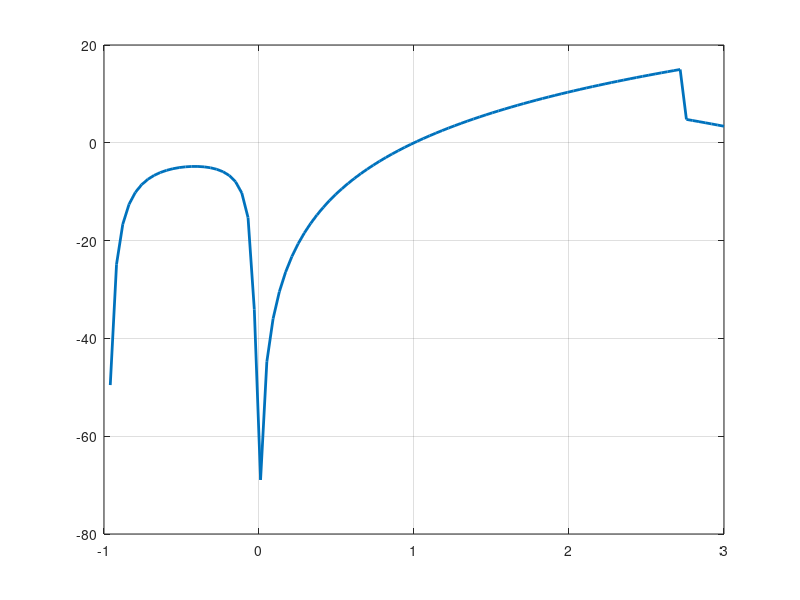

MATLAB code to generate this figure:
close all;clear;clc; %Housekeeping

x = linspace(-1,3,100); %linspace makes x vector
y = zeros(1,length(x)); %initialize y vector to length of x

%For loop checks for value of x(i) and applies appropriate equation based
%on its bounds and the bounds dictated in the paper
for i=1:length(x) 
if x(i) >= -1 && x(i) < 0 
    y(i) = (x(i)^2 + 1) / (x(i)^2 + x(i));
elseif x(i) >= 0 && x(i) < 2.718
y(i) = 15 * log(x(i));
elseif x(i) > 2.718 && x(i) <= 3
y(i) = 12.386 - x(i)^2;
end

%Plot graph. I am making the assumption that the default color is cyan
%because it looks cyan. In the paper, the line appeared to have a width of
%2 so I set it to be that way. I was not told to, but the paper said to
%replicate the shown graph as best as possible.
plot(x,y,'LineWidth',2.0);
grid on;

end
